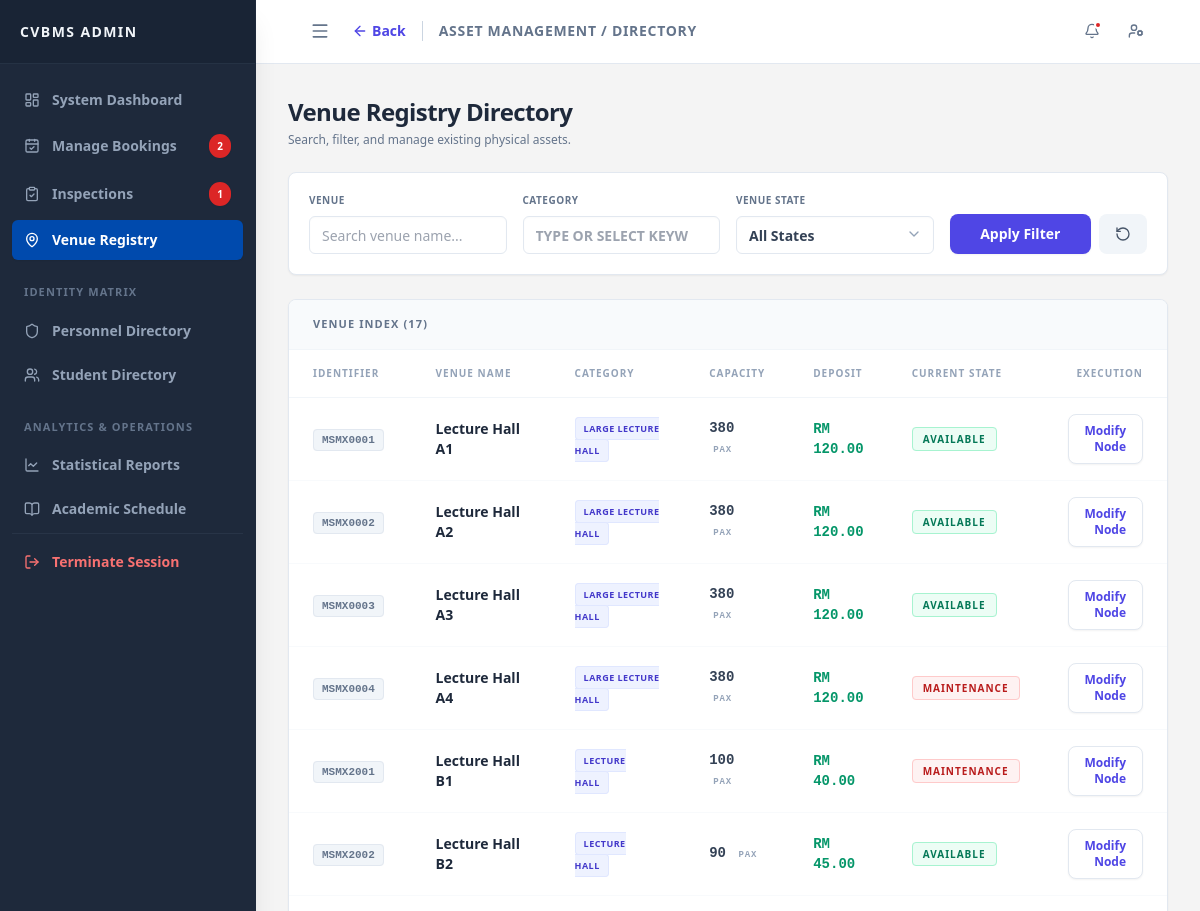
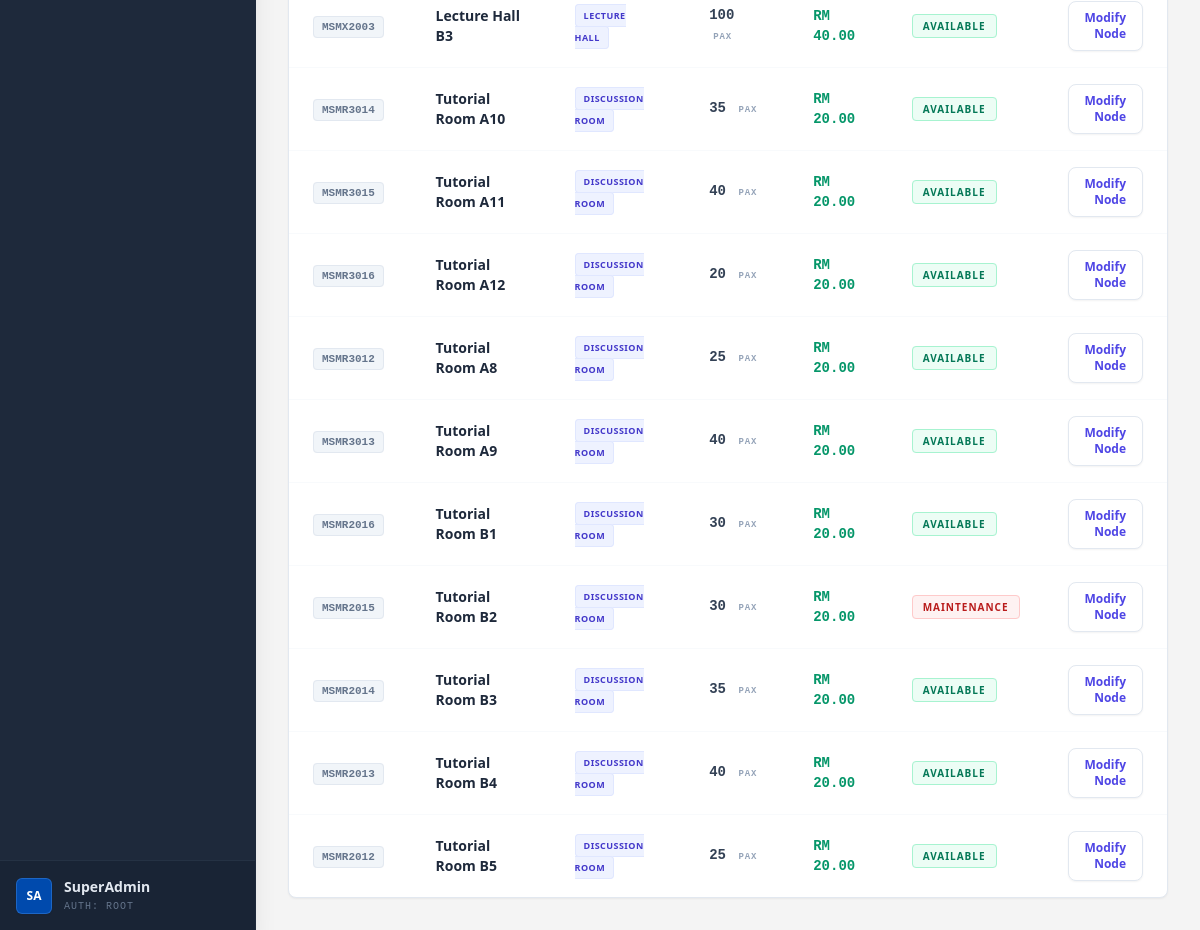
The page /admin/venue_directory.php (signed in) on the database its author committed (2 pictures, top to bottom).
### tables this page shows
CREATE TABLE `venue` (
  `vid` varchar(10) NOT NULL,
  `vname` varchar(100) NOT NULL,
  `vcid` int(11) NOT NULL,
  `max_cap` int(10) UNSIGNED NOT NULL,
  `deposit` decimal(10,2) UNSIGNED NOT NULL,
  `status` enum('available','maintenance','booked') NOT NULL DEFAULT 'available',
  `description` text NOT NULL
);

CREATE TABLE `vcategory` (
  `vcid` int(11) NOT NULL,
  `category` varchar(50) NOT NULL,
  `description` text NOT NULL
);

### admin/venue_directory.php (the view, shortened to what this page needs)
<?php
require_once '../config/db.php';
$filter_name = trim($_GET['f_name'] ?? '');
$filter_cat = trim($_GET['f_cat'] ?? '');
$sql = "SELECT v.*, vc.category AS venue_category
        FROM venue v
        JOIN vcategory vc ON v.vcid = vc.vcid
        WHERE 1=1";
$sql .= " ORDER BY v.vname ASC";
$result = $conn->query($sql);
?>
<!DOCTYPE html>
<html lang="en">
<head>
    <script src="https://cdn.tailwindcss.com"></script>
    <link rel="stylesheet" href="layout.css?v=1.2">
    <link rel="stylesheet" href="../assets/css/fiori_forms.css">
</head>
<body class="bg-[#f4f4f4] text-slate-800 font-sans antialiased h-screen flex overflow-hidden">
    <?php include('../includes/admin_sidebar.php'); ?>
    <main class="flex-1 flex flex-col h-screen overflow-hidden relative">
        <header class="h-16 glass-panel border-b border-slate-200 flex items-center justify-between px-6 z-10 shrink-0 bg-white">
            <?php
            $topbar_content = '
            <div class="flex items-center">
                <a href="manage_venues.php" class="text-sm font-bold text-indigo-600 hover:text-indigo-800 flex items-center mr-4 transition-colors">
                    <i data-lucide="arrow-left" class="w-4 h-4 mr-1"></i> Back
                </a>
                <h2 class="text-sm font-bold text-slate-500 uppercase tracking-wider border-l border-slate-300 pl-4">Asset Management / Directory</h2>
            </div>';
            include('../includes/admin_topbar.php');
            ?>
        </header>
        <div class="flex-1 overflow-y-auto p-8 scroll-smooth">
            <div class="mb-6">
                <h1 class="text-2xl font-extrabold text-slate-800 tracking-tight">Venue Registry Directory</h1>
                <p class="text-xs text-slate-500 mt-1">Search, filter, and manage existing physical assets.</p>
            </div>
            <div class="bg-white p-5 rounded-lg shadow-sm border border-slate-200 mb-6">
                <form method="GET" class="grid grid-cols-1 md:grid-cols-2 lg:grid-cols-4 gap-4 items-end">
                    <div>
                        <label class="block text-[10px] font-bold text-slate-500 uppercase tracking-wider mb-2">Venue</label>
                        <input type="text" name="f_name" value="<?php echo htmlspecialchars($filter_name); ?>" placeholder="Search venue name..." class="fiori-input w-full">
                    </div>
                    <div>
                        <label class="block text-[10px] font-bold text-slate-500 uppercase tracking-wider mb-2">Category</label>
                        <input list="category-suggestions" name="f_cat" value="<?php echo htmlspecialchars($filter_cat); ?>" oninput="this.value = this.value.toUpperCase()" placeholder="Type or select keyword..." class="fiori-input w-full uppercase font-bold text-indigo-700">
                    </div>
                    <div>
                        <label class="block text-[10px] font-bold text-slate-500 uppercase tracking-wider mb-2">Venue State</label>
                        <div class="relative">
                            <select name="f_status" class="fiori-input w-full appearance-none pr-8 bg-white cursor-pointer font-bold text-slate-700">
                                <option value="">All States</option>
                            </select>
                        </div>
                    </div>
                    <div class="flex space-x-2">
                        <button type="submit" class="w-full py-2.5 bg-indigo-600 text-white text-sm font-bold rounded-lg hover:bg-indigo-700 transition shadow-sm flex items-center justify-center">
                            Apply Filter
                        </button>
                        <a href="venue_directory.php" class="px-4 py-2.5 bg-slate-100 text-slate-600 text-sm font-bold rounded-lg hover:bg-slate-200 transition flex items-center justify-center" title="Reset Filters">
                            <i data-lucide="rotate-ccw" class="w-4 h-4"></i>
                        </a>
                    </div>
                </form>
            </div>
            <div class="bg-white rounded-lg shadow-sm border border-slate-200 overflow-hidden">
                <div class="px-6 py-4 border-b border-slate-100 bg-slate-50 flex justify-between items-center">
                    <h3 class="text-[11px] font-black text-slate-500 uppercase tracking-widest">Venue Index (<?php echo $result->num_rows; ?>)</h3>
                </div>
                <div class="overflow-x-auto">
                    <table class="w-full text-left border-collapse min-w-[800px]">
                        <thead class="bg-white text-[10px] text-slate-400 font-black uppercase tracking-widest border-b border-slate-100">
                            <tr>
                                <th class="px-6 py-4 w-32">Identifier</th>
                                <th class="px-6 py-4 w-48">Venue Name</th>
                                <th class="px-6 py-4 w-40">Category</th>
                                <th class="px-6 py-4">Capacity</th>
                                <th class="px-6 py-4">Deposit</th>
                                <th class="px-6 py-4">Current State</th>
                                <th class="px-6 py-4 text-right">Execution</th>
                            </tr>
                        </thead>
                        <tbody class="text-sm divide-y divide-slate-50">
                            <?php if ($result && $result->num_rows > 0): ?>
                                <?php while($row = $result->fetch_assoc()): ?>
                                <tr class="hover:bg-slate-50 transition-colors">
                                    <td class="px-6 py-4">
                                        <span class="font-mono text-[11px] font-bold text-slate-500 bg-slate-100 px-2 py-1 rounded border border-slate-200"><?php echo htmlspecialchars($row['vid']); ?></span>
                                    </td>
                                    <td class="px-6 py-4 font-extrabold text-slate-800">
                                        <?php echo htmlspecialchars($row['vname']); ?>
                                    </td>
                                    <td class="px-6 py-4">
                                        <span class="px-2 py-1 bg-indigo-50 text-indigo-700 text-[9px] font-black uppercase tracking-wider rounded border border-indigo-100">
                                            <?php echo htmlspecialchars($row['venue_category']); ?>
                                        </span>
                                    </td>
                                    <td class="px-6 py-4 font-mono font-bold text-slate-700">
                                        <?php echo $row['max_cap']; ?> <span class="text-[9px] uppercase tracking-widest text-slate-400 ml-1">Pax</span>
                                    </td>
                                    <td class="px-6 py-4 font-mono font-bold text-emerald-600">
                                        RM <?php echo number_format($row['deposit'], 2); ?>
                                    </td>
                                    <td class="px-6 py-4">
                                        <?php
                                        $status_css = match($row['status']) {
                                            'available' => 'bg-emerald-50 text-emerald-700 border-emerald-200',
                                            'maintenance' => 'bg-red-50 text-red-700 border-red-200',
                                            'booked' => 'bg-blue-50 text-blue-700 border-blue-200',
                                            default => 'bg-slate-50 text-slate-600 border-slate-200'
                                        };
                                        ?>
                                        <span class="px-2.5 py-1 rounded text-[10px] font-black uppercase tracking-widest border <?php echo $status_css; ?>">
                                            <?php echo $row['status']; ?>
                                        </span>
                                    </td>
                                    <td class="px-6 py-4 text-right">
                                        <a href="edit_venue.php?vid=<?php echo $row['vid']; ?>" class="inline-flex items-center px-4 py-2 bg-white border border-slate-200 text-indigo-600 text-xs font-bold rounded-lg hover:bg-indigo-600 hover:text-white hover:border-indigo-600 transition-colors shadow-sm">
                                            Modify Node
                                        </a>
                                    </td>
                                </tr>
                                <?php endwhile; ?>
                            <?php endif; ?>
                        </tbody>
                    </table>
                </div>
            </div>
        </div>
    </main>
</body>
</html>

### admin/layout.css (style rules this page uses)
.glass-panel { background: rgba(255, 255, 255, 0.95); backdrop-filter: blur(10px); -webkit-backdrop-filter: blur(10px); }

### assets/css/fiori_forms.css (style rules this page uses)
:root { --fiori-bg: #ffffff; --fiori-blue: #004aad; --fiori-text: #334155; --fiori-label: #64748b; --fiori-border: #e2e8f0; --fiori-readonly-bg: #f8fafc; --fiori-input-focus: #004aad; --fiori-success: #059669; --fiori-error: #dc2626; }
.fiori-input { border: 1px solid var(--fiori-border); border-radius: 0.375rem; height: 38px; padding: 0 12px; font-size: 0.875rem; color: #0f172a; width: 100%; background-color: #ffffff; transition: all 0.2s cubic-bezier(0.4, 0, 0.2, 1); box-shadow: 0 1px 2px 0 rgba(0, 0, 0, 0.02) inset; }

### rows shown on the page
venue: vid "MSMX0001", vname "Lecture Hall A1", vcid.category "LARGE LECTURE HALL", max_cap "380", deposit "120.00", status "AVAILABLE"
venue: vid "MSMX0002", vname "Lecture Hall A2", vcid.category "LARGE LECTURE HALL", max_cap "380", deposit "120.00", status "AVAILABLE"
venue: vid "MSMX0003", vname "Lecture Hall A3", vcid.category "LARGE LECTURE HALL", max_cap "380", deposit "120.00", status "AVAILABLE"
venue: vid "MSMX0004", vname "Lecture Hall A4", vcid.category "LARGE LECTURE HALL", max_cap "380", deposit "120.00", status "MAINTENANCE"
venue: vid "MSMX2001", vname "Lecture Hall B1", vcid.category "LECTURE HALL", max_cap "100", deposit "40.00", status "MAINTENANCE"
venue: vid "MSMX2002", vname "Lecture Hall B2", vcid.category "LECTURE HALL", max_cap "90", deposit "45.00", status "AVAILABLE"
venue: vid "MSMX2003", vname "Lecture Hall B3", vcid.category "LECTURE HALL", max_cap "100", deposit "40.00", status "AVAILABLE"
venue: vid "MSMR3014", vname "Tutorial Room A10", vcid.category "DISCUSSION ROOM", max_cap "35", deposit "20.00", status "AVAILABLE"
venue: vid "MSMR3015", vname "Tutorial Room A11", vcid.category "DISCUSSION ROOM", max_cap "40", deposit "20.00", status "AVAILABLE"
venue: vid "MSMR3016", vname "Tutorial Room A12", vcid.category "DISCUSSION ROOM", max_cap "20", deposit "20.00", status "AVAILABLE"
venue: vid "MSMR3012", vname "Tutorial Room A8", vcid.category "DISCUSSION ROOM", max_cap "25", deposit "20.00", status "AVAILABLE"
venue: vid "MSMR3013", vname "Tutorial Room A9", vcid.category "DISCUSSION ROOM", max_cap "40", deposit "20.00", status "AVAILABLE"
venue: vid "MSMR2016", vname "Tutorial Room B1", vcid.category "DISCUSSION ROOM", max_cap "30", deposit "20.00", status "AVAILABLE"
venue: vid "MSMR2015", vname "Tutorial Room B2", vcid.category "DISCUSSION ROOM", max_cap "30", deposit "20.00", status "MAINTENANCE"
venue: vid "MSMR2014", vname "Tutorial Room B3", vcid.category "DISCUSSION ROOM", max_cap "35", deposit "20.00", status "AVAILABLE"
venue: vid "MSMR2013", vname "Tutorial Room B4", vcid.category "DISCUSSION ROOM", max_cap "40", deposit "20.00", status "AVAILABLE"
venue: vid "MSMR2012", vname "Tutorial Room B5", vcid.category "DISCUSSION ROOM", max_cap "25", deposit "20.00", status "AVAILABLE"

### other values the page prints
$pending_bookings_count "2"
$pending_inspections_count "1"
$_SESSION['full_name'] "SuperAdmin"
$result->num_rows "17"
